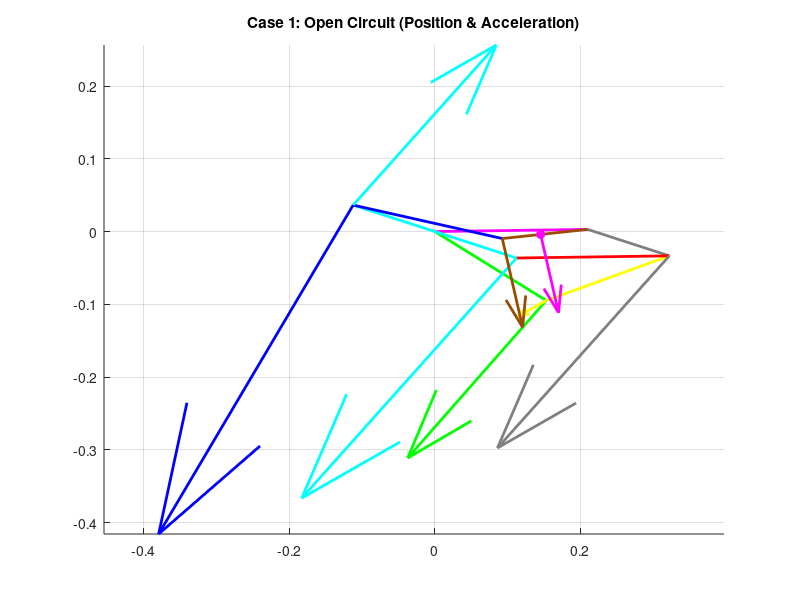
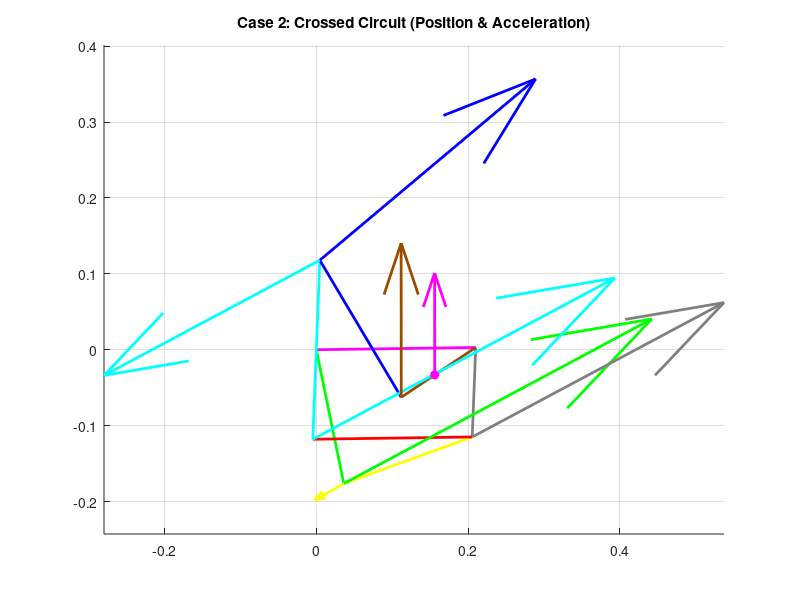

These charts were generated, in order, by the following MATLAB code:
clear all
close all
clc

% ==========================================
% SECTION 1: PARAMETERS & INPUT
% ==========================================
L1 = 0.210; % Ground (Pink)
L2_Loop1 = 0.180; % Green
L3_Loop1 = 0.180; % Yellow
L4_Shared = 0.118; % Grey

L2_Loop2 = 0.118; % Cyan
L3_Loop2 = 0.210; % Red

L2_Loop3 = 0.118; % Cyan (Extended)
L3_Loop3 = 0.210; % Blue
L4_Loop3 = 0.118; % Brown

d = L1;
offset_deg = 0.81;
offset = deg2rad(offset_deg);

q3d_global = 19.94; 
q3 = deg2rad(q3d_global) - offset;

w_Yellow = -2.2;      % Input Angular Velocity
alpha_Yellow = -0.8;  % Input Angular Acceleration

% ==========================================
% SECTION 2: POSITION ANALYSIS
% ==========================================

% --- LOOP 1 ---
a = L2_Loop1; b = L3_Loop1; c = L4_Shared;
K1=d/b; K2=d/c; K3=(b^2-a^2+c^2+d^2)/(2*b*c); K4=d/a; K5=(c^2-d^2-b^2-a^2)/(2*b*a);
A=cos(q3)-K1-K2*cos(q3)+K3; B=-2*sin(q3); C=K1-(K2+1)*cos(q3)+K3;
D=cos(q3)-K1+K4*cos(q3)+K5; E=-2*sin(q3); F=K1+(K4-1)*cos(q3)+K5;

q4_L1_open = 2*atan((-B - sqrt(B^2 - 4*A*C))/(2*A));
q2_L1_open = 2*atan((-E - sqrt(E^2 - 4*D*F))/(2*D));
q4_L1_cross = 2*atan((-B + sqrt(B^2 - 4*A*C))/(2*A));
q2_L1_cross = 2*atan((-E + sqrt(E^2 - 4*D*F))/(2*D));

% --- LOOP 2 ---
a = L2_Loop2; b = L3_Loop2; c = L4_Shared;
K1_L2=d/c; K2_L2=d/a; K3_L2=(c^2-b^2+a^2+d^2)/(2*c*a); K4_L2=d/b; K5_L2=(a^2-d^2-c^2-b^2)/(2*c*b);

% Case 1 (Open)
q_in_1 = q4_L1_open;
A2_1=cos(q_in_1)-K1_L2-K2_L2*cos(q_in_1)+K3_L2; B2_1=-2*sin(q_in_1); C2_1=K1_L2-(K2_L2+1)*cos(q_in_1)+K3_L2;
D2_1=cos(q_in_1)-K1_L2+K4_L2*cos(q_in_1)+K5_L2; E2_1=-2*sin(q_in_1); F2_1=K1_L2+(K4_L2-1)*cos(q_in_1)+K5_L2;
q2_Cyan_1 = 2*atan((-B2_1 + sqrt(B2_1^2 - 4*A2_1*C2_1))/(2*A2_1)); 
q3_Red_1 = 2*atan((-E2_1 + sqrt(E2_1^2 - 4*D2_1*F2_1))/(2*D2_1));

% Case 2 (Crossed)
q_in_2 = q4_L1_cross;
A2_2=cos(q_in_2)-K1_L2-K2_L2*cos(q_in_2)+K3_L2; B2_2=-2*sin(q_in_2); C2_2=K1_L2-(K2_L2+1)*cos(q_in_2)+K3_L2;
D2_2=cos(q_in_2)-K1_L2+K4_L2*cos(q_in_2)+K5_L2; E2_2=-2*sin(q_in_2); F2_2=K1_L2+(K4_L2-1)*cos(q_in_2)+K5_L2;
q2_Cyan_2 = 2*atan((-B2_2 + sqrt(B2_2^2 - 4*A2_2*C2_2))/(2*A2_2)); 
q3_Red_2 = 2*atan((-E2_2 + sqrt(E2_2^2 - 4*D2_2*F2_2))/(2*D2_2));

% --- LOOP 3 ---
a = L2_Loop3; b = L3_Loop3; c = L4_Loop3;
K1_L3=d/a; K2_L3=d/c; K3_L3=(a^2-b^2+c^2+d^2)/(2*a*c); K4_L3=d/b; K5_L3=(c^2-d^2-a^2-b^2)/(2*a*b);

% Case 1 (Open)
q_in_3_1 = q2_Cyan_1 + pi;
A3_1=cos(q_in_3_1)-K1_L3-K2_L3*cos(q_in_3_1)+K3_L3; B3_1=-2*sin(q_in_3_1); C3_1=K1_L3-(K2_L3+1)*cos(q_in_3_1)+K3_L3;
D3_1=cos(q_in_3_1)-K1_L3+K4_L3*cos(q_in_3_1)+K5_L3; E3_1=-2*sin(q_in_3_1); F3_1=K1_L3+(K4_L3-1)*cos(q_in_3_1)+K5_L3;
q4_Brown_1 = 2*atan((-B3_1 + sqrt(B3_1^2 - 4*A3_1*C3_1))/(2*A3_1));
q3_Blue_1 = 2*atan((-E3_1 + sqrt(E3_1^2 - 4*D3_1*F3_1))/(2*D3_1));

% Case 2 (Crossed)
q_in_3_2 = q2_Cyan_2 + pi;
A3_2=cos(q_in_3_2)-K1_L3-K2_L3*cos(q_in_3_2)+K3_L3; B3_2=-2*sin(q_in_3_2); C3_2=K1_L3-(K2_L3+1)*cos(q_in_3_2)+K3_L3;
D3_2=cos(q_in_3_2)-K1_L3+K4_L3*cos(q_in_3_2)+K5_L3; E3_2=-2*sin(q_in_3_2); F3_2=K1_L3+(K4_L3-1)*cos(q_in_3_2)+K5_L3;
q4_Brown_2 = 2*atan((-B3_2 + sqrt(B3_2^2 - 4*A3_2*C3_2))/(2*A3_2));
q3_Blue_2 = 2*atan((-E3_2 + sqrt(E3_2^2 - 4*D3_2*F3_2))/(2*D3_2));

% --- DISPLAY ANGLES ---
disp('======================================');
disp('       POSITION RESULTS (Degrees)');
disp('======================================');
disp('--- CASE 1 (OPEN) ---');
disp(['  Green:  ', num2str(rad2deg(q2_L1_open)+offset_deg)]);
disp(['  Yellow: ', num2str(q3d_global)]);
disp(['  Grey:   ', num2str(rad2deg(q4_L1_open)+offset_deg)]);
disp(' ');

% ==========================================
% SECTION 3: VELOCITY ANALYSIS
% ==========================================

% --- Loop 1 ---
a=L2_Loop1; b=L3_Loop1; c=L4_Shared;
% Case 1
w_Grey_1 = (b * w_Yellow * sin(q3 - q2_L1_open)) / (c * sin(q4_L1_open - q2_L1_open));
w_Green_1 = (b * w_Yellow * sin(q4_L1_open - q3)) / (a * sin(q4_L1_open - q2_L1_open));
% Case 2
w_Grey_2 = (b * w_Yellow * sin(q3 - q2_L1_cross)) / (c * sin(q4_L1_cross - q2_L1_cross));
w_Green_2 = (b * w_Yellow * sin(q4_L1_cross - q3)) / (a * sin(q4_L1_cross - q2_L1_cross));

% --- Loop 2 ---
a=L2_Loop2; b=L3_Loop2; c=L4_Shared;
% Case 1
w_Cyan_1 = (c * w_Grey_1 * sin(q4_L1_open - q3_Red_1)) / (a * sin(q2_Cyan_1 - q3_Red_1));
w_Red_1 = (c * w_Grey_1 * sin(q4_L1_open - q2_Cyan_1)) / (b * sin(q3_Red_1 - q2_Cyan_1));
% Case 2
w_Cyan_2 = (c * w_Grey_2 * sin(q4_L1_cross - q3_Red_2)) / (a * sin(q2_Cyan_2 - q3_Red_2));
w_Red_2 = (c * w_Grey_2 * sin(q4_L1_cross - q2_Cyan_2)) / (b * sin(q3_Red_2 - q2_Cyan_2));

% --- Loop 3 ---
a=L2_Loop3; b=L3_Loop3; c=L4_Loop3;
% Case 1
w_Brown_1 = (a * w_Cyan_1 * sin(q_in_3_1 - q3_Blue_1)) / (c * sin(q4_Brown_1 - q3_Blue_1));
w_Blue_1 = (a * w_Cyan_1 * sin(q4_Brown_1 - q_in_3_1)) / (b * sin(q4_Brown_1 - q3_Blue_1));
% Case 2
w_Brown_2 = (a * w_Cyan_2 * sin(q_in_3_2 - q3_Blue_2)) / (c * sin(q4_Brown_2 - q3_Blue_2));
w_Blue_2 = (a * w_Cyan_2 * sin(q4_Brown_2 - q_in_3_2)) / (b * sin(q4_Brown_2 - q3_Blue_2));

disp('======================================');
disp('       VELOCITY RESULTS (rad/s)');
disp('======================================');
disp('--- CASE 1 (OPEN) ---');
disp(['  w_Green: ', num2str(w_Green_1)]);
disp(['  w_Yellow (Input): ', num2str(w_Yellow)]);
disp(['  w_Grey:  ', num2str(w_Grey_1)]);
disp(' ');

% ==========================================
% SECTION 5: ACCELERATION ANALYSIS
% ==========================================
% Using Cramer's Rule Formula (A,B,C,D,E,F)
% alpha_x = (C*E - B*F) / (A*E - B*D)
% alpha_y = (A*F - C*D) / (A*E - B*D)

% --- Loop 1: Green(2) + Yellow(3) - Grey(4) = 0 ---
% Unknowns: alpha_Green (2) and alpha_Grey (4)
% Known: alpha_Yellow(3) = -0.8
a = L2_Loop1; b = L3_Loop1; c = L4_Shared;

% Case 1 (Open)
A_coef = -a*sin(q2_L1_open); 
B_coef = c*sin(q4_L1_open); 
D_coef = a*cos(q2_L1_open); 
E_coef = -c*cos(q4_L1_open);

C_val = a*w_Green_1^2*cos(q2_L1_open) + b*w_Yellow^2*cos(q3) + b*alpha_Yellow*sin(q3) - c*w_Grey_1^2*cos(q4_L1_open);
F_val = a*w_Green_1^2*sin(q2_L1_open) + b*w_Yellow^2*sin(q3) - b*alpha_Yellow*cos(q3) - c*w_Grey_1^2*sin(q4_L1_open);

alpha_Green_1 = (C_val*E_coef - B_coef*F_val) / (A_coef*E_coef - B_coef*D_coef);
alpha_Grey_1  = (A_coef*F_val - C_val*D_coef) / (A_coef*E_coef - B_coef*D_coef);

% Case 2 (Crossed)
A_coef = -a*sin(q2_L1_cross); 
B_coef = c*sin(q4_L1_cross);
D_coef = a*cos(q2_L1_cross); 
E_coef = -c*cos(q4_L1_cross);

C_val = a*w_Green_2^2*cos(q2_L1_cross) + b*w_Yellow^2*cos(q3) + b*alpha_Yellow*sin(q3) - c*w_Grey_2^2*cos(q4_L1_cross);
F_val = a*w_Green_2^2*sin(q2_L1_cross) + b*w_Yellow^2*sin(q3) - b*alpha_Yellow*cos(q3) - c*w_Grey_2^2*sin(q4_L1_cross);

alpha_Green_2 = (C_val*E_coef - B_coef*F_val) / (A_coef*E_coef - B_coef*D_coef);
alpha_Grey_2  = (A_coef*F_val - C_val*D_coef) / (A_coef*E_coef - B_coef*D_coef);


% --- Loop 2: Cyan(2) + Red(3) - Grey(4) = 0 ---
% Unknowns: alpha_Cyan (2) and alpha_Red (3)
% Known: alpha_Grey (4) from Loop 1
a = L2_Loop2; b = L3_Loop2; c = L4_Shared;

% Case 1
A_coef = -a*sin(q2_Cyan_1); 
B_coef = -b*sin(q3_Red_1);
D_coef = a*cos(q2_Cyan_1);  
E_coef = b*cos(q3_Red_1);

C_val = a*w_Cyan_1^2*cos(q2_Cyan_1) + b*w_Red_1^2*cos(q3_Red_1) - c*w_Grey_1^2*cos(q4_L1_open) - c*alpha_Grey_1*sin(q4_L1_open);
F_val = a*w_Cyan_1^2*sin(q2_Cyan_1) + b*w_Red_1^2*sin(q3_Red_1) - c*w_Grey_1^2*sin(q4_L1_open) + c*alpha_Grey_1*cos(q4_L1_open);

alpha_Cyan_1 = (C_val*E_coef - B_coef*F_val) / (A_coef*E_coef - B_coef*D_coef);
alpha_Red_1  = (A_coef*F_val - C_val*D_coef) / (A_coef*E_coef - B_coef*D_coef);

% Case 2
A_coef = -a*sin(q2_Cyan_2); 
B_coef = -b*sin(q3_Red_2);
D_coef = a*cos(q2_Cyan_2);  
E_coef = b*cos(q3_Red_2);

C_val = a*w_Cyan_2^2*cos(q2_Cyan_2) + b*w_Red_2^2*cos(q3_Red_2) - c*w_Grey_2^2*cos(q4_L1_cross) - c*alpha_Grey_2*sin(q4_L1_cross);
F_val = a*w_Cyan_2^2*sin(q2_Cyan_2) + b*w_Red_2^2*sin(q3_Red_2) - c*w_Grey_2^2*sin(q4_L1_cross) + c*alpha_Grey_2*cos(q4_L1_cross);

alpha_Cyan_2 = (C_val*E_coef - B_coef*F_val) / (A_coef*E_coef - B_coef*D_coef);
alpha_Red_2  = (A_coef*F_val - C_val*D_coef) / (A_coef*E_coef - B_coef*D_coef);


% --- Loop 3: Cyan(2) + Blue(3) - Brown(4) = 0 ---
% Unknowns: alpha_Blue (3) and alpha_Brown (4)
% Known: alpha_Cyan (2) from Loop 2
a = L2_Loop3; b = L3_Loop3; c = L4_Loop3;

% Case 1
A_coef = -b*sin(q3_Blue_1); 
B_coef = c*sin(q4_Brown_1);
D_coef = b*cos(q3_Blue_1);  
E_coef = -c*cos(q4_Brown_1);

C_val = a*w_Cyan_1^2*cos(q_in_3_1) + a*alpha_Cyan_1*sin(q_in_3_1) + b*w_Blue_1^2*cos(q3_Blue_1) - c*w_Brown_1^2*cos(q4_Brown_1);
F_val = a*w_Cyan_1^2*sin(q_in_3_1) - a*alpha_Cyan_1*cos(q_in_3_1) + b*w_Blue_1^2*sin(q3_Blue_1) - c*w_Brown_1^2*sin(q4_Brown_1);

alpha_Blue_1  = (C_val*E_coef - B_coef*F_val) / (A_coef*E_coef - B_coef*D_coef);
alpha_Brown_1 = (A_coef*F_val - C_val*D_coef) / (A_coef*E_coef - B_coef*D_coef);

% Case 2
A_coef = -b*sin(q3_Blue_2); 
B_coef = c*sin(q4_Brown_2);
D_coef = b*cos(q3_Blue_2);  
E_coef = -c*cos(q4_Brown_2);

C_val = a*w_Cyan_2^2*cos(q_in_3_2) + a*alpha_Cyan_2*sin(q_in_3_2) + b*w_Blue_2^2*cos(q3_Blue_2) - c*w_Brown_2^2*cos(q4_Brown_2);
F_val = a*w_Cyan_2^2*sin(q_in_3_2) - a*alpha_Cyan_2*cos(q_in_3_2) + b*w_Blue_2^2*sin(q3_Blue_2) - c*w_Brown_2^2*sin(q4_Brown_2);

alpha_Blue_2  = (C_val*E_coef - B_coef*F_val) / (A_coef*E_coef - B_coef*D_coef);
alpha_Brown_2 = (A_coef*F_val - C_val*D_coef) / (A_coef*E_coef - B_coef*D_coef);


% --- DISPLAY ACCELERATION RESULTS ---
disp('======================================');
disp('    ANGULAR ACCELERATION (rad/s^2)');
disp('======================================');
disp('--- CASE 1 (OPEN) ---');
disp(['  alpha_Green:  ', num2str(alpha_Green_1)]);
disp(['  alpha_Yellow: ', num2str(alpha_Yellow)]);
disp(['  alpha_Grey:   ', num2str(alpha_Grey_1)]);
disp(['  alpha_Cyan:   ', num2str(alpha_Cyan_1)]);
disp(['  alpha_Red:    ', num2str(alpha_Red_1)]);
disp(['  alpha_Blue:   ', num2str(alpha_Blue_1)]);
disp(['  alpha_Brown:  ', num2str(alpha_Brown_1)]);
disp(' ');
disp('--- CASE 2 (CROSSED) ---');
disp(['  alpha_Green:  ', num2str(alpha_Green_2)]);
disp(['  alpha_Yellow: ', num2str(alpha_Yellow)]);
disp(['  alpha_Grey:   ', num2str(alpha_Grey_2)]);
disp(['  alpha_Cyan:   ', num2str(alpha_Cyan_2)]);
disp(['  alpha_Red:    ', num2str(alpha_Red_2)]);
disp(['  alpha_Blue:   ', num2str(alpha_Blue_2)]);
disp(['  alpha_Brown:  ', num2str(alpha_Brown_2)]);


% ==========================================
% SECTION 6: VECTORS & PLOTTING
% ==========================================
% Vector A = (j*alpha*L - L*w^2) * exp(j*theta)
RO4O2 = L1*exp(1i*offset);
RO4O2x = real(RO4O2); RO4O2y = imag(RO4O2);
AccScale = 0.02; % Adjusted scale for visibility

% --- Case 1 Vectors ---
A_Green_1 = (1i*alpha_Green_1*L2_Loop1 - L2_Loop1*w_Green_1^2) * exp(1i*(q2_L1_open+offset));
A_Yellow_Rel_1 = (1i*alpha_Yellow*L3_Loop1 - L3_Loop1*w_Yellow^2) * exp(1i*(q3+offset));
A_Grey_1 = (1i*alpha_Grey_1*L4_Shared - L4_Shared*w_Grey_1^2) * exp(1i*(q4_L1_open+offset));
A_Cyan_1 = (1i*alpha_Cyan_1*L2_Loop2 - L2_Loop2*w_Cyan_1^2) * exp(1i*(q2_Cyan_1+offset));
A_Red_Rel_1 = (1i*alpha_Red_1*L3_Loop2 - L3_Loop2*w_Red_1^2) * exp(1i*(q3_Red_1+offset));
A_Cyan_Up_1 = (1i*alpha_Cyan_1*L2_Loop3 - L2_Loop3*w_Cyan_1^2) * exp(1i*(q_in_3_1+offset));
A_Blue_Rel_1 = (1i*alpha_Blue_1*L3_Loop3 - L3_Loop3*w_Blue_1^2) * exp(1i*(q3_Blue_1+offset));
A_Brown_1 = (1i*alpha_Brown_1*L4_Loop3 - L4_Loop3*w_Brown_1^2) * exp(1i*(q4_Brown_1+offset));

% --- Case 2 Vectors ---
A_Green_2 = (1i*alpha_Green_2*L2_Loop1 - L2_Loop1*w_Green_2^2) * exp(1i*(q2_L1_cross+offset));
A_Yellow_Rel_2 = (1i*alpha_Yellow*L3_Loop1 - L3_Loop1*w_Yellow^2) * exp(1i*(q3+offset));
A_Grey_2 = (1i*alpha_Grey_2*L4_Shared - L4_Shared*w_Grey_2^2) * exp(1i*(q4_L1_cross+offset));
A_Cyan_2 = (1i*alpha_Cyan_2*L2_Loop2 - L2_Loop2*w_Cyan_2^2) * exp(1i*(q2_Cyan_2+offset));
A_Red_Rel_2 = (1i*alpha_Red_2*L3_Loop2 - L3_Loop2*w_Red_2^2) * exp(1i*(q3_Red_2+offset));
A_Cyan_Up_2 = (1i*alpha_Cyan_2*L2_Loop3 - L2_Loop3*w_Cyan_2^2) * exp(1i*(q_in_3_2+offset));
A_Blue_Rel_2 = (1i*alpha_Blue_2*L3_Loop3 - L3_Loop3*w_Blue_2^2) * exp(1i*(q3_Blue_2+offset));
A_Brown_2 = (1i*alpha_Brown_2*L4_Loop3 - L4_Loop3*w_Brown_2^2) * exp(1i*(q4_Brown_2+offset));

% ==========================================
% SECTION 8: ACCELERATION AT POINT P
% ==========================================
% Point P is on the Brown Link (L4_Loop3), distance 65mm from O4
L_P = 0.065; % 65 mm

% --- Case 1 ---
% Position of P (Absolute from Origin O2)
% Note: Brown link starts at O4. So we start at RO4O2 and move along Brown link.
R_P_1 = RO4O2 + L_P * exp(1i * (q4_Brown_1 + offset));

% Acceleration of P
% Since O4 is a fixed pivot (ground), absolute acceleration at P depends only on Brown link rotation.
% A_P = (j * alpha * r - w^2 * r) * e^(j*theta)
A_P_1 = (1i * alpha_Brown_1 * L_P - L_P * w_Brown_1^2) * exp(1i * (q4_Brown_1 + offset));

% --- Case 2 ---
R_P_2 = RO4O2 + L_P * exp(1i * (q4_Brown_2 + offset));
A_P_2 = (1i * alpha_Brown_2 * L_P - L_P * w_Brown_2^2) * exp(1i * (q4_Brown_2 + offset));

% --- Display Results ---
disp('======================================');
disp('   ACCELERATION AT POINT P (m/s^2)');
disp('======================================');
disp('--- CASE 1 (OPEN) ---');
disp(['  Ax_P: ', num2str(real(A_P_1))]);
disp(['  Ay_P: ', num2str(imag(A_P_1))]);
disp(['  Magnitude: ', num2str(abs(A_P_1))]);
disp(' ');
disp('--- CASE 2 (CROSSED) ---');
disp(['  Ax_P: ', num2str(real(A_P_2))]);
disp(['  Ay_P: ', num2str(imag(A_P_2))]);
disp(['  Magnitude: ', num2str(abs(A_P_2))]);


% --- Plot Case 1 ---
figure(1);
hold on; title('Case 1: Open Circuit (Position & Acceleration)');
% 1. Plot Mechanism (Position)
R_Green = L2_Loop1*exp(1i*(q2_L1_open+offset));
R_Grey = L4_Shared*exp(1i*(q4_L1_open+offset));
R_Cyan = L2_Loop2*exp(1i*(q2_Cyan_1+offset));
R_Cyan_Up = L2_Loop3*exp(1i*(q_in_3_1+offset));
R_Brown = L4_Loop3*exp(1i*(q4_Brown_1+offset));

plot([0 RO4O2x], [0 RO4O2y], 'm-', 'LineWidth', 2); % Ground
plot([0 real(R_Green)], [0 imag(R_Green)], 'g-', 'LineWidth', 2); % Green
plot([real(R_Green) real(R_Grey)+RO4O2x], [imag(R_Green) imag(R_Grey)+RO4O2y], 'y-', 'LineWidth', 2); % Yellow
plot([RO4O2x real(R_Grey)+RO4O2x], [RO4O2y imag(R_Grey)+RO4O2y], 'Color', [0.5 0.5 0.5], 'LineWidth', 2); % Grey
plot([0 real(R_Cyan)], [0 imag(R_Cyan)], 'c-', 'LineWidth', 2); % Cyan
plot([real(R_Cyan) real(R_Grey)+RO4O2x], [imag(R_Cyan) imag(R_Grey)+RO4O2y], 'r-', 'LineWidth', 2); % Red
plot([0 real(R_Cyan_Up)], [0 imag(R_Cyan_Up)], 'c-', 'LineWidth', 2); % Cyan Up
plot([real(R_Cyan_Up) real(R_Brown)+RO4O2x], [imag(R_Cyan_Up) imag(R_Brown)+RO4O2y], 'b-', 'LineWidth', 2); % Blue
plot([RO4O2x real(R_Brown)+RO4O2x], [RO4O2y imag(R_Brown)+RO4O2y], 'Color', [0.6 0.3 0], 'LineWidth', 2); % Brown

% 2. Plot Acceleration Vectors (Quiver)
quiver(real(R_Green), imag(R_Green), real(A_Green_1)/120, imag(A_Green_1)/120, 0, 'Color', 'g', 'LineWidth', 2);
quiver(real(R_Green), imag(R_Green), real(A_Yellow_Rel_1)/20, imag(A_Yellow_Rel_1)/20, 0, 'Color', 'y', 'LineWidth', 2);
quiver(real(R_Grey)+RO4O2x, imag(R_Grey)+RO4O2y, real(A_Grey_1)/100, imag(A_Grey_1)/100, 0, 'Color',[0.5 0.5 0.5], 'LineWidth', 2);
quiver(real(R_Cyan), imag(R_Cyan), real(A_Cyan_1)/80, imag(A_Cyan_1)/80, 0, 'c', 'LineWidth', 2);
quiver(real(R_Cyan), imag(R_Cyan), real(A_Red_Rel_1)/40, imag(A_Red_Rel_1)/40, 0, 'r', 'LineWidth', 2);
quiver(real(R_Cyan_Up), imag(R_Cyan_Up), real(A_Cyan_Up_1)/120, imag(A_Cyan_Up_1)/120, 0, 'c', 'LineWidth', 2);
quiver(real(R_Cyan_Up), imag(R_Cyan_Up), real(A_Blue_Rel_1)/80, imag(A_Blue_Rel_1)/80, 0, 'b', 'LineWidth', 2);
quiver(real(R_Brown)+RO4O2x, imag(R_Brown)+RO4O2y, real(A_Brown_1)/80, imag(A_Brown_1)/80, 0, 'Color', [0.6 0.3 0], 'LineWidth', 2);

% Plot Point P Vector
quiver(real(R_P_1), imag(R_P_1), real(A_P_1)*AccScale, imag(A_P_1)*AccScale, 0, 'm', 'LineWidth', 2);
plot(real(R_P_1), imag(R_P_1), 'mo', 'MarkerFaceColor', 'm'); % Mark Point P

axis equal; grid on;

% --- Plot Case 2 ---
figure(2);
hold on; title('Case 2: Crossed Circuit (Position & Acceleration)');
% 1. Plot Mechanism (Position)
R_Green_2 = L2_Loop1*exp(1i*(q2_L1_cross+offset));
R_Grey_2 = L4_Shared*exp(1i*(q4_L1_cross+offset));
R_Cyan_2 = L2_Loop2*exp(1i*(q2_Cyan_2+offset));
R_Cyan_Up_2 = L2_Loop3*exp(1i*(q_in_3_2+offset));
R_Brown_2 = L4_Loop3*exp(1i*(q4_Brown_2+offset));

plot([0 RO4O2x], [0 RO4O2y], 'm-', 'LineWidth', 2);
plot([0 real(R_Green_2)], [0 imag(R_Green_2)], 'g-', 'LineWidth', 2);
plot([real(R_Green_2) real(R_Grey_2)+RO4O2x], [imag(R_Green_2) imag(R_Grey_2)+RO4O2y], 'y-', 'LineWidth', 2);
plot([RO4O2x real(R_Grey_2)+RO4O2x], [RO4O2y imag(R_Grey_2)+RO4O2y], 'Color', [0.5 0.5 0.5], 'LineWidth', 2);
plot([0 real(R_Cyan_2)], [0 imag(R_Cyan_2)], 'c-', 'LineWidth', 2);
plot([real(R_Cyan_2) real(R_Grey_2)+RO4O2x], [imag(R_Cyan_2) imag(R_Grey_2)+RO4O2y], 'r-', 'LineWidth', 2);
plot([0 real(R_Cyan_Up_2)], [0 imag(R_Cyan_Up_2)], 'c-', 'LineWidth', 2);
plot([real(R_Cyan_Up_2) real(R_Brown_2)+RO4O2x], [imag(R_Cyan_Up_2) imag(R_Brown_2)+RO4O2y], 'b-', 'LineWidth', 2);
plot([RO4O2x real(R_Brown_2)+RO4O2x], [RO4O2y imag(R_Brown_2)+RO4O2y], 'Color', [0.6 0.3 0], 'LineWidth', 2);

% 2. Plot Acceleration Vectors (Quiver)
quiver(real(R_Green_2), imag(R_Green_2), real(A_Green_2)/100, imag(A_Green_2)/100, 0, 'g', 'LineWidth', 2);
quiver(real(R_Green_2), imag(R_Green_2), real(A_Yellow_Rel_2)/20, imag(A_Yellow_Rel_2)/20, 0, 'y', 'LineWidth', 2);
quiver(real(R_Grey_2)+RO4O2x, imag(R_Grey_2)+RO4O2y, real(A_Grey_2)/120, imag(A_Grey_2)/120, 0, 'Color',[0.5 0.5 0.5], 'LineWidth', 2);
quiver(real(R_Cyan_2), imag(R_Cyan_2), real(A_Cyan_2)/100, imag(A_Cyan_2)/100, 0, 'c', 'LineWidth', 2);
quiver(real(R_Cyan_2), imag(R_Cyan_2), real(A_Red_Rel_2)/20, imag(A_Red_Rel_2)/20, 0, 'r', 'LineWidth', 2);
quiver(real(R_Cyan_Up_2), imag(R_Cyan_Up_2), real(A_Cyan_Up_2)/140, imag(A_Cyan_Up_2)/140, 0, 'c', 'LineWidth', 2);
quiver(real(R_Cyan_Up_2), imag(R_Cyan_Up_2), real(A_Blue_Rel_2)/140, imag(A_Blue_Rel_2)/140, 0, 'b', 'LineWidth', 2);
quiver(real(R_Brown_2)+RO4O2x, imag(R_Brown_2)+RO4O2y, real(A_Brown_2)/60, imag(A_Brown_2)/60, 0, 'Color', [0.6 0.3 0], 'LineWidth', 2);

% Plot Point P Vector
quiver(real(R_P_2), imag(R_P_2), real(A_P_2)*AccScale, imag(A_P_2)*AccScale, 0, 'm', 'LineWidth', 2);
plot(real(R_P_2), imag(R_P_2), 'mo', 'MarkerFaceColor', 'm'); % Mark Point P

axis equal; grid on;
